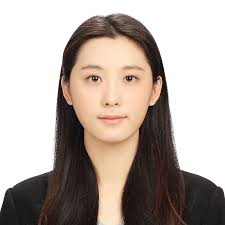
#> input picture code/card.jpeg, 225 x 225 px
$ python image_gaussian.py
#> lines starting #> are read from the running program, lines starting #| are printed output that depends on the picture
# -*- coding: utf-8 -*-

from PIL import Image, ImageFilter


img = Image.open("card.jpeg")
#> img is the input picture: PIL image 225x225 RGB; mean R, G, B 180.2, 168.5, 161.3
im = img.filter(ImageFilter.GaussianBlur(25))
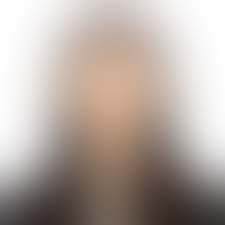
#> im: PIL image 225x225 RGB; mean R, G, B 181.5, 169.9, 162.8

im.show()

$ run again, with code/alice.png saved as code/card.jpeg
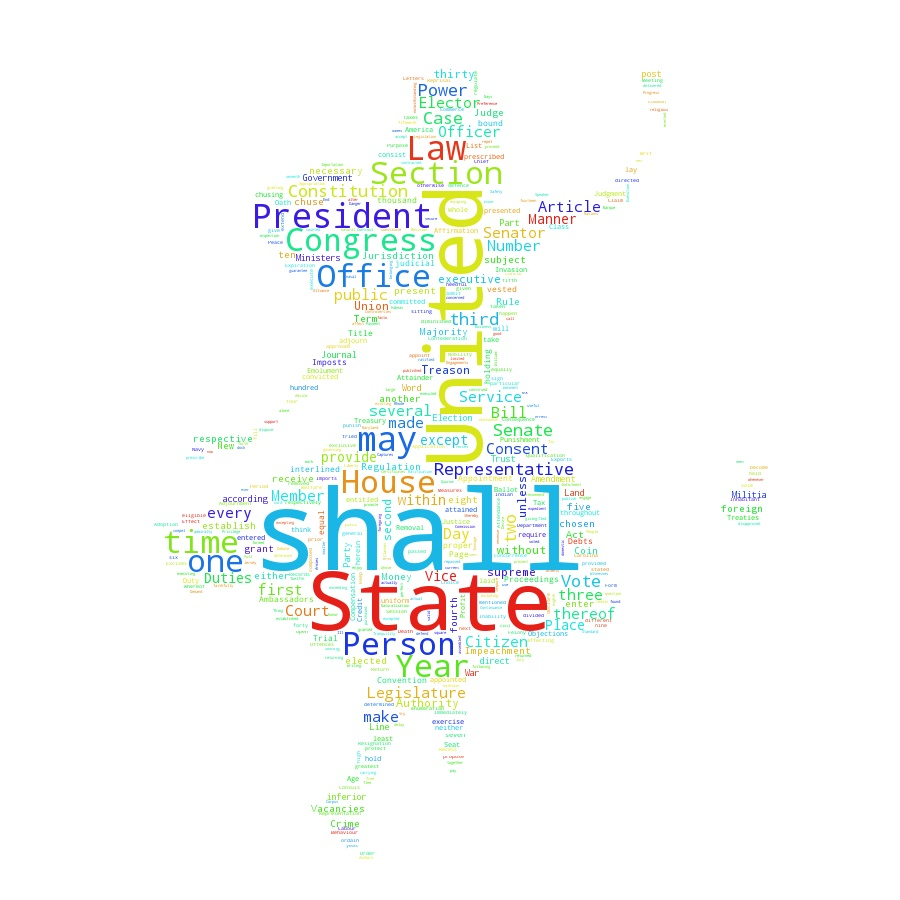
#> input picture code/alice.png, 900 x 900 px
#> img is the input picture: PIL image 900x900 RGB; mean R, G, B 247.7, 250.2, 248.1
#> `im = img.filter(ImageFilter.GaussianBlur(25))`:
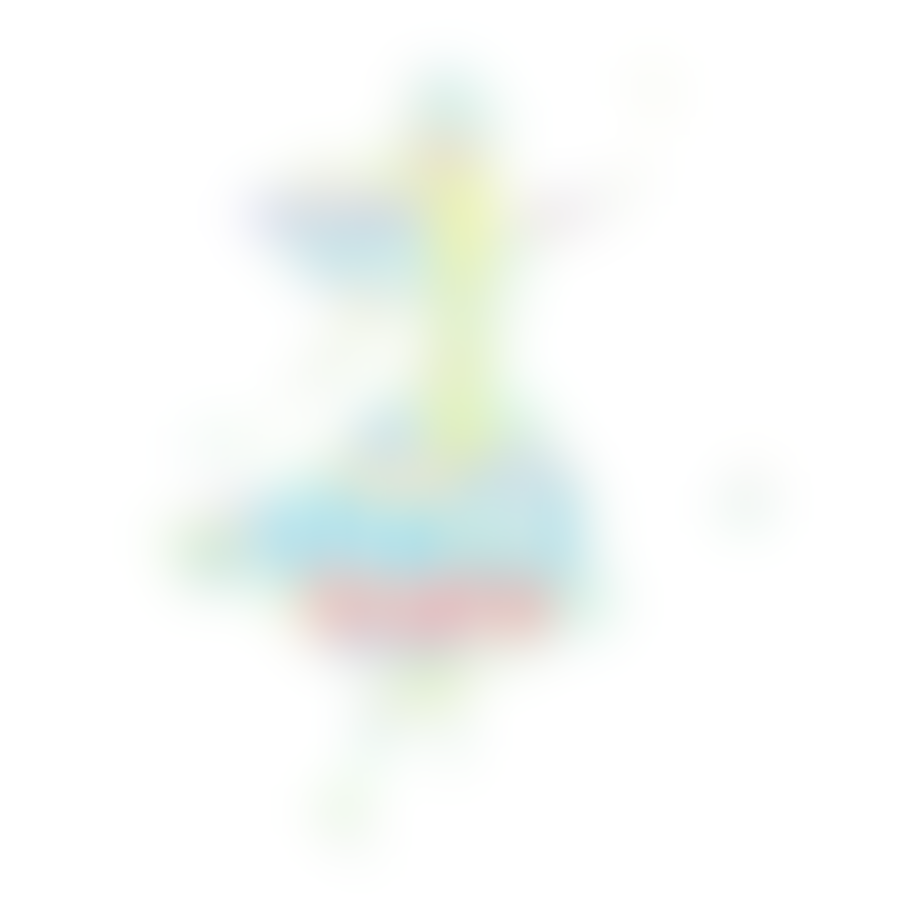
#> im: PIL image 900x900 RGB; mean R, G, B 247.7, 250.2, 248.1
